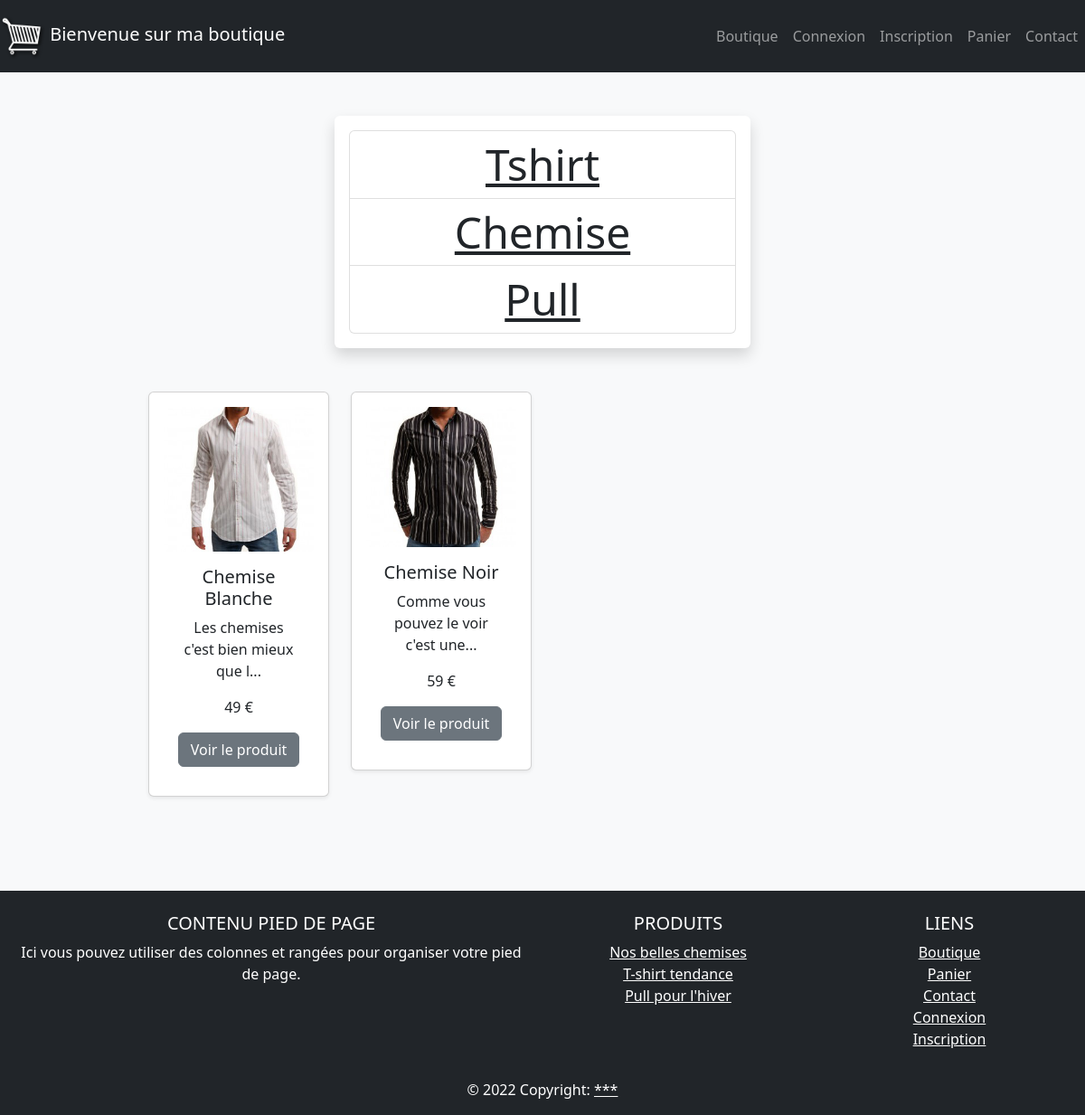
Screenshot of /?categorie=chemise with the database file from the repository.
### tables this page shows
CREATE TABLE `produit` (
  `id_produit` int(3) NOT NULL,
  `reference` varchar(20) NOT NULL,
  `categorie` varchar(20) NOT NULL,
  `titre` varchar(100) NOT NULL,
  `description` text NOT NULL,
  `couleur` varchar(20) NOT NULL,
  `taille` varchar(5) NOT NULL,
  `public` enum('m','f','mixte') NOT NULL,
  `photo` varchar(250) NOT NULL,
  `prix` int(3) NOT NULL,
  `stock` int(3) NOT NULL
);

### inc/init.php (called while the page is built, shortened)
<?php
$content = "";
?>

### index.php (the view)
<?php
    require_once("inc/init.php");
    $stmt = $pdo->query("SELECT DISTINCT(categorie) FROM produit");
    $content .= (!isset($_GET["categorie"])) ? "<h3 class='mb-5 text-center display-5 shadow p-1 mb-5 bg-body rounded'> Veuillez choisir une catégorie </h3>" : "";
    $content .= "<div class='w-100'> </div>";
    $content .= " <div class='col-md-6 col-12 mb-3 justify-content-center shadow p-3 mb-5 bg-body rounded'>";
    $content .= "<ul class='list-group text-center display-5'>";
    while($categorie = $stmt->fetch(PDO::FETCH_ASSOC)) {
       $content .= " <li class='list-group-item'> <a class='text-dark text-capitalize' href='?categorie=$categorie[categorie]'>  $categorie[categorie] </a> </li>";
    }
    $content .= "</ul>";
    $content .= "</div>";
    if($_GET && isset($_GET["categorie"])) {
        $categorieSelectionnee = $_GET["categorie"];
        $r = $pdo->query("SELECT * FROM produit WHERE categorie = '$categorieSelectionnee' ");
        $content .= "<div class='row col-md-12'>";
        while($produit = $r->fetch(PDO::FETCH_ASSOC)) {
            $content .= "<div class='col-md-6 col-lg-3 col-sm-12 pl-2 pr-2 pb-2'> <div class='card col-md-12 w-100 shadow-sm p-3 mb-5 bg-body rounded'>
            <a href='fiche_produit.php?idProduit=$produit[id_produit]' target='_blank'><img style='cursor:pointer' class='card-img-top' src='$produit[photo]' alt='$produit[titre]' title='$produit[description]'></a>
                <div class='card-body '>
                    <h5 class='text-center card-title'>$produit[titre]</h5>
                    <p class='text-center card-text'>" . substr($produit["description"], 0, 35) . "..." . "</p>
                    <p class='text-center card-text'>$produit[prix] €</p>
                    <a href='fiche_produit.php?idProduit=$produit[id_produit]' class='d-flex justify-content-center btn btn-secondary' target='_blank'>Voir le produit</a>
                </div>
            </div> </div>";
        }
        $content .= "</div>";
    }
    require_once("inc/header.php");
?>
<?php echo $content; ?>
<?php
    require_once("inc/footer.php");
?>

### rows the page displays
produit: photo (picture), titre "Chemise Blanche", description "Les chemises c'est bien mieux que l", prix "49"
produit: photo (picture), titre "Chemise Noir", description "Comme vous pouvez le voir c'est une", prix "59"

### other values shown
$categorie[categorie] "Tshirt"
$categorie[categorie] "Chemise"
$categorie[categorie] "Pull"
